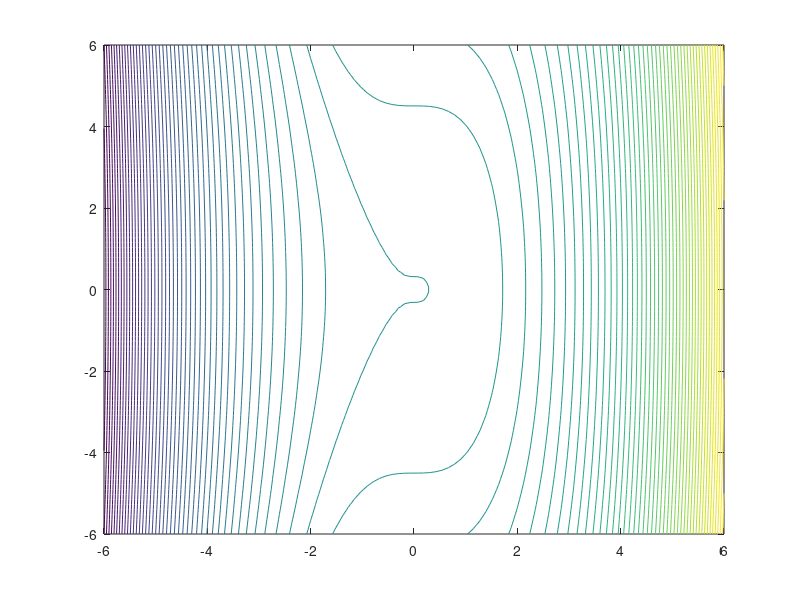

The MATLAB script that drew this image:
clc
close all
clear all

func = @(x) 4*x(1)^3+x(2)^2+10;
%func = @(x) x(1) + x(2);
singleSteps = true;
data.func = @(x) x(1) + x(2);c = 10;
%data.func = @(x,y) sin(x) + cos(y);
%data.func = @(x, y) 4*x^3 + y^2 + 10;
data.spaceXFrom   = -6;
data.spaceXTo     =  6;
data.spaceYFrom   =  data.spaceXFrom;
data.spaceYTo     =  data.spaceXTo;
data.spaceZFrom   = -1000;
data.spaceZTo     =  1000;
data.resolution   =  100;
data.contourLines =  120;

data.spaceX = linspace(data.spaceXFrom, data.spaceXTo, data.resolution);
data.spaceY = linspace(data.spaceYFrom, data.spaceYTo, data.resolution);
data.spaceZ = linspace(data.spaceZFrom, data.spaceZTo, data.resolution);

%calculate function values
for i = 1:data.resolution
    for j = 1:data.resolution
        data.value(j, i) = feval(func,[data.spaceX(i), data.spaceY(j)]);
    end
end

[x1, x2] = meshgrid(data.spaceX, data.spaceY);
z = data.func([x1, x2]);

figure
%contour(x, y, z, data.contourLines)
%contour(data.spaceX, data.spaceY, data.value, data.contourLines)
contour(data.spaceX, data.spaceY, data.value, data.spaceZ);
%surf(x1, x1, data.value);


diverted = 0;
converged = 0;

%while (~diverted && ~converged)
    
%    draw(data);
%end
